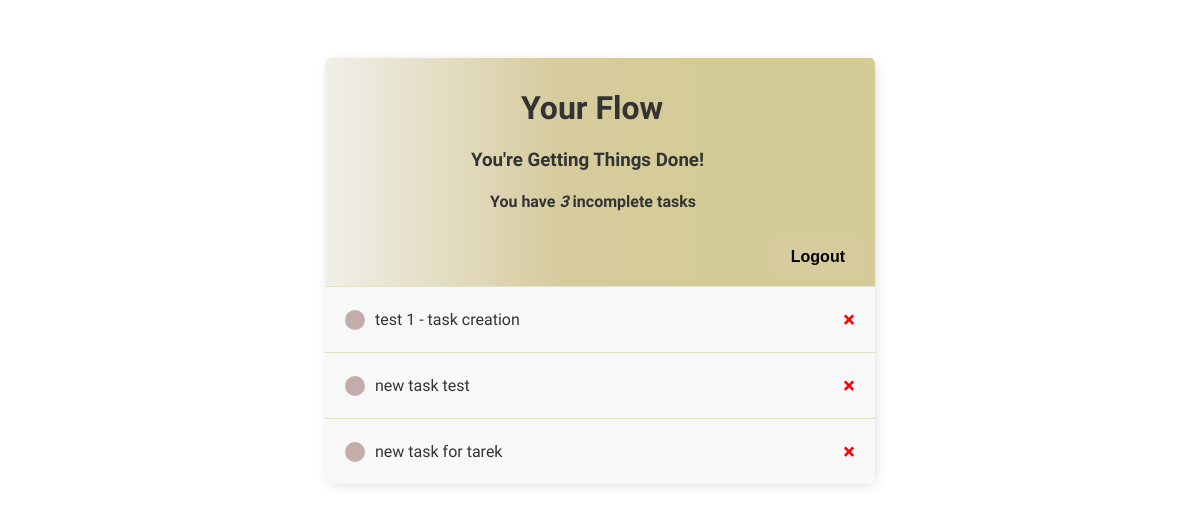
The app's page / (signed in), older data.
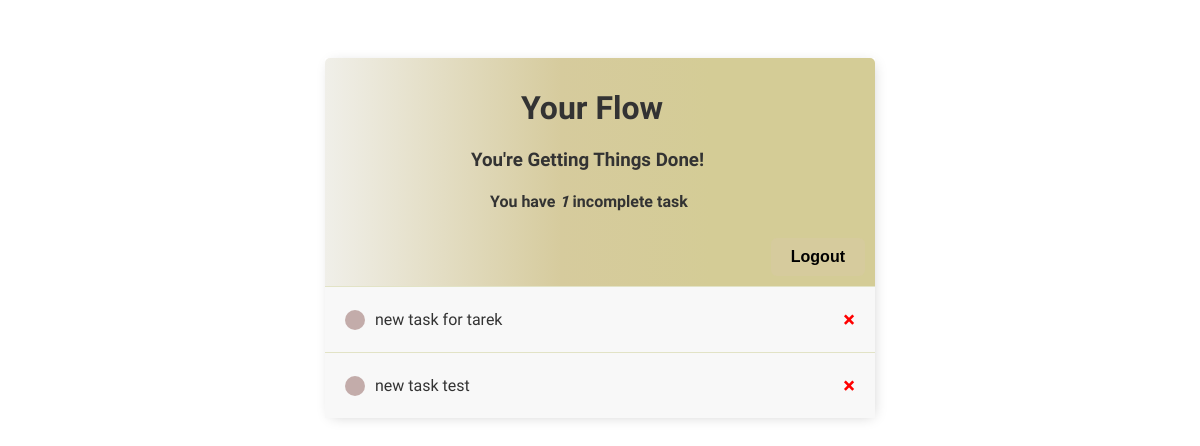
The same page, newer data.
### base/models.py (models this page shows)
class Task(models.Model):
    user = models.ForeignKey(User, on_delete=models.CASCADE, null=True, blank=True)  # Link to the user who created the task
    title = models.CharField(max_length=200)  # Title of the task
    description = models.TextField(null=True, blank=True)  # Description of the task
    complete = models.BooleanField(default=False)  # Status of the task
    create =  models.DateTimeField(auto_now_add=True)  # Timestamp when the task was created
    def __str__(self):
        return self.title
    class Meta:
        ordering = ['complete']

### base/views.py (the view)
class TaskList(LoginRequiredMixin, ListView):
    model = Task
    context_object_name = 'tasks'
    def get_context_data(self, **kwargs):
        context = super().get_context_data(**kwargs)
        context['tasks'] = context['tasks'].filter(user=self.request.user)
        context['count'] = context['tasks'].filter(complete=False).count()
        return context

### base/templates/base/task_list.html (shortened to what this page needs)
{% extends 'base/main.html' %}
{% block content %}
<div class="header-bar">
    <div >
            <h1 style="margin-left: 186px;">Your Flow</h1>
            <h3  style="margin-left: 136px;">You're Getting Things Done!</h3>
            <h4 style="margin-left: 155px;">You have <i>{{count}}</i> incomplete task{{ count|pluralize:"s" }}</h4>
    </div>
    {% if request.user.is_authenticated %}
    <form action="{% url 'logout' %}" method="post" style="display:inline; margin-top:170px;">
        <button type="submit"
            style="
             background-color: #d6cb9d;
             color: #000;
             padding: 10px 20px;
             border: none;
             border-radius: 6px;
             cursor: pointer;
             font-size: 16px;
             font-weight: bold;
             transition: background-color 0.3s ease;
        "
            onmouseover="this.style.backgroundColor='#c0b585'"
            onmouseout="this.style.backgroundColor='#d6cb9d'">
            Logout
        </button>
    </form>
    {% else %}
    <a href="{% url 'login' %}">Login</a>
    {% endif %}
</div>
<div class = "task-items-wrapper">
    {% for task in tasks %}
    <div class ="task-wrapper">
        {% if task.Complete %}
        <div class ="task-title">
            <div class = "task-complete-icon"></div>
            <i><s><a href="{% url 'task-update' task.id %}">{{task}}</a></s></i>
        </div>
        <a class = "delete-link" href= "{% url 'task-delete' task.id %}">&#215;</a>
        {% else %}
        <div class ="task-title">
            <div class = "task-incomplete-icon"></div>
            <a href="{% url 'task-update' task.id %}">{{task}}</a>
        </div>
        <a class = "delete-link" href= "{% url 'task-delete' task.id %}">&#215;</a>
        {% endif %}
    </div>
    {% empty %}
    <h3>No items in list</h3>
    {% endfor %}
</div>
{% endblock content %}

### base/templates/base/main.html (shortened to what this page needs)
<!DOCTYPE html>
<html>
    <head>
        <link rel="stylesheet" href="">
    </head>
    <body>
        <div class="container">
            {% block content %}
            {% endblock content %}
        </div>
    </body>
 </html>

### base/templates/base/main.html (style rules this page uses)
body { background-color: #fff; font-family: 'Raleway', sans-serif; padding : 50px; }
h1, h2, h3, h4, h5 { font-family:'Ubuntu', sans-serif; color: #333; }
a, p { font-family: 'Ubuntu', sans-serif; color: #555; }
.container { max-width: 550px; margin: auto; background-color: #fff; -webkit-box-shadow: 2px 2px 13px -4px rgba(0, 0, 0, 0.21); box-shadow : 2px 2px 13px -4px rgba(0, 0, 0, 0.21); }
.header-bar { padding: 10px; display: flex; color: bisque; justify-content: space-between; border-radius: 5px 5px 0 0; background : linear-gradient(90deg, #f0efe9 0%, #d6cb9d 43%, #d4cc96 70%); }
.task-wrapper { display: flex; justify-content: space-between; align-items: center; padding: 20px; border-top: 1px solid #e2e3c6; background-color: #f8f8f8; }
.task-title { display: flex; }
.task-title a { text-decoration: none; color: #333; margin-left: 10px; }
.task-incomplete-icon { width: 20px; height: 20px; background-color: #c3acaa; border-radius: 50%; }
.delete-link { text-decoration: none; color: #ff0000; text-decoration: none; font-weight: 900; font-size: 22px; }

Row changes from the older to the newer data that the page shows:
removed Task: title "test 1 - task creation"
shown differently, row unchanged: Task "new task for tarek": moves up the list
Text that changed along with them:
{{ count }}: "3" → "1"
